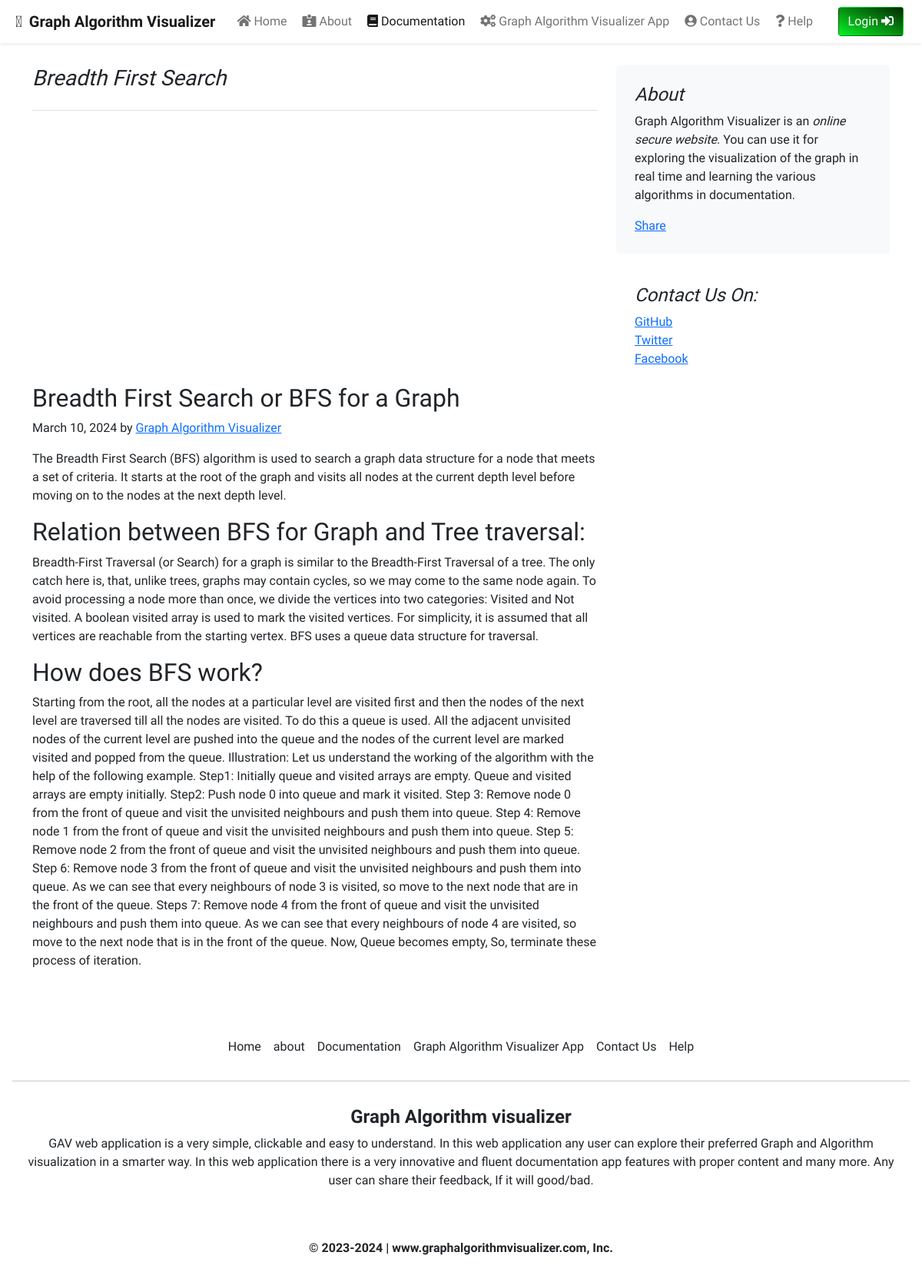
/documentation/docpostfe/5, run on the app's committed database.
### documentation/models.py (models this page shows, shortened)
class DocumentPost(models.Model):
    docpost_id = models.AutoField(primary_key=True)
    title = models.CharField(max_length=50)
    videoUrl = EmbedVideoField()
    head0 = models.CharField(max_length=500, default="")
    chead0 = models.CharField(max_length=5000, default="")
    head1 = models.CharField(max_length=500, default="")
    chead1 = models.CharField(max_length=5000, default="")
    head2 = models.CharField(max_length=500, default="")
    chead2 = models.CharField(max_length=5000, default="")
    pub_date = models.DateField(max_length=30)
    thumbnail = models.ImageField(upload_to="documentation/images", default="")

### documentation/views.py (the view)
# urls.py: path('docpostfe/<int:id>', views.docpostfe, name="docpostfe"),
def docpostfe(request, id):
    myposts = DocumentPost.objects.all()
    post = DocumentPost.objects.filter(docpost_id = id)[0]
    context = {
        'post': post,
        'myposts': myposts,
    }
    return render(request,"docpostfe.html", context)

### documentation/templates/docpostfe.html (shortened to what this page needs)
{% extends 'base.html' %}
{% load embed_video_tags %}
{% load static %}
{% block documentationactive %}
  active
{% endblock %}
{% block body %}
  {% load static %}
  <div class="container" style="margin-top: 85px;">
    <div class="row mt-4">
        <div class="col-md-8 blog-main">
            <h3 class="pb-4 mb-4 font-italic border-bottom">
                {{post.title}}
            </h3>
            <div class="blog-post">
              <div class="ratio ratio-21x9">
              </div>
                <div class="mainpost mt-3">
                    <h2 class="blog-post-title">{{post.head0}}</h2>
                    <p class="blog-post-meta">{{post.pub_date}} by <a href="#">Graph Algorithm Visualizer</a></p>
                    <p>{{post.chead0}}</p>
                    <h2>{{post.head1}}</h2>
                    <p> {{post.chead1}}</p>
                    <h2>{{post.head2}}</h2>
                    <p>{{post.chead2}}</p>
                </div>
            </div>
        </div>
        <aside class="col-md-4 blog-sidebar">
            <div class="p-4 mb-3 bg-light rounded">
                <h4 class="font-italic">About</h4>
                <p class="mb-0">Graph Algorithm Visualizer is an <em>online secure website</em>. You can use it for exploring the visualization of the graph in real time and learning the various algorithms in documentation. </p>
                <div class="mt-3 fb-share-button" data-href="http://127.0.0.1:8000/documentation/docpostfe/{{post.docpost_id}}"
                    data-layout="button_count" data-size="large"><a target="_blank"
                        href="https://www.facebook.com/sharer/sharer.php?u=http%3A%2F%2F127.0.0.1%3A8000%2Fblog%2Fblogpost%2F1&amp;src=sdkpreparse"
                        class="fb-xfbml-parse-ignore">Share</a></div>
            </div>
            <div class="p-4">
                <h4 class="font-italic">Contact Us On: </h4>
                <ol class="list-unstyled">
                    <li><a href="#">GitHub</a></li>
                    <li><a href="#">Twitter</a></li>
                    <li><a href="#">Facebook</a></li>
                </ol>
            </div>
        </aside>
    </div>
</div>
{% endblock %}

### GAVApp/static/css/styles/pathfinding.css (style rules this page uses)
* { padding: 0; margin: 0; box-sizing: border-box; }

### data on the page
DocumentPost: title "Breadth First Search", head0 "Breadth First Search or BFS for a Graph", pub_date "March 10, 2024", chead0 "The Breadth First Search (BFS) algorithm is used to search a graph data structure for a node that meets a set of criteria. It starts at the root of the graph and visits all nodes at the current depth level before moving on to the nodes at the next depth level.", head1 "Relation between BFS for Graph and Tree traversal:", chead1 "Breadth-First Traversal (or Search) for a graph is similar to the Breadth-First Traversal of a tree. The only catch here is, that, unlike trees, graphs may contain cycles, so we may come to the same node again. To avoid processing a node more than once, we divide the vertices into two categories: Visited and Not visited. A boolean visited array is used to mark the visited vertices. For simplicity, it is assumed that all vertices are reachable from the starting vertex. BFS uses a queue data structure for traversal.", head2 "How does BFS work?", chead2 "Starting from the root, all the nodes at a particular level are visited first and then the nodes of the next level are traversed till all the nodes are visited. To do this a queue is used. All the adjacent unvisited nodes of the current level are pushed into the queue and the nodes of the current level are marked visited and popped from the queue. Illustration: Let us understand the working of the algorithm with the help of the following example. Step1: Initially queue and visited arrays are empty. Queue and visited arrays are empty initially. Step2: Push node 0 into queue and mark it visited. Step 3: Remove node 0 from the front of queue and visit the unvisited neighbours and push them…"
